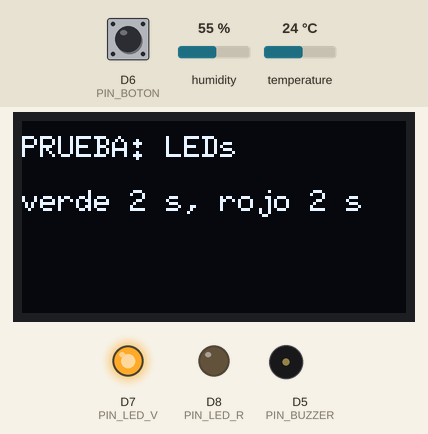
The sketch below on a simulated ESP8266 (NodeMCU). Shown: 128×64 one-colour display, output pins drawn as LEDs (lit = HIGH), buzzer (waves = sounding, pin HIGH). The inputs (shaded band) are chosen by the test bench; at power-on: D6 (PIN_BOTON) HIGH, humidity 55 %, temperature 24 °C. What the sketch prints to the serial monitor is not drawn.

Above: at 0.5 s.
At 4.5 s:
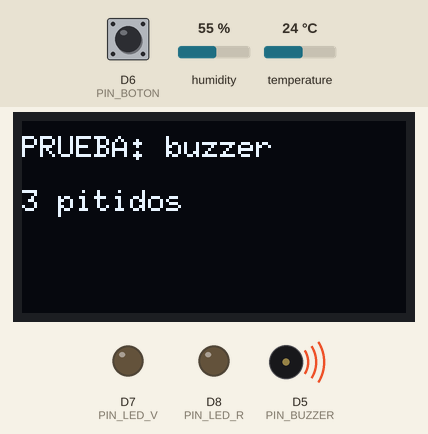
At 7.3 s:
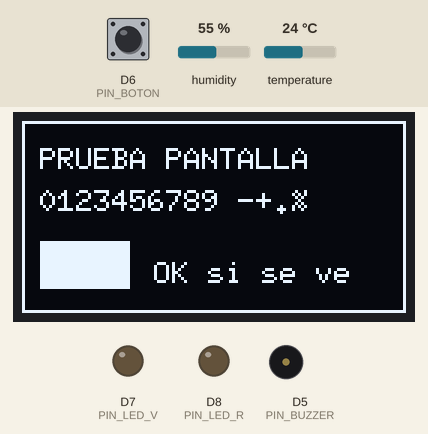
At 9.8 s:
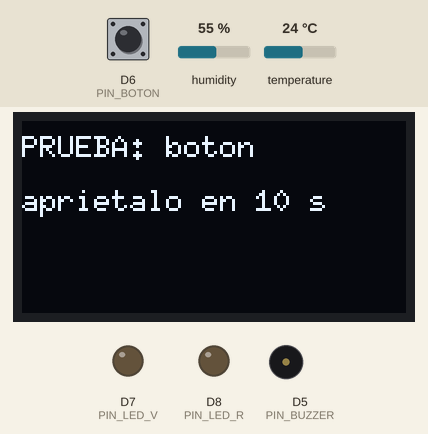
At 20.46 s:
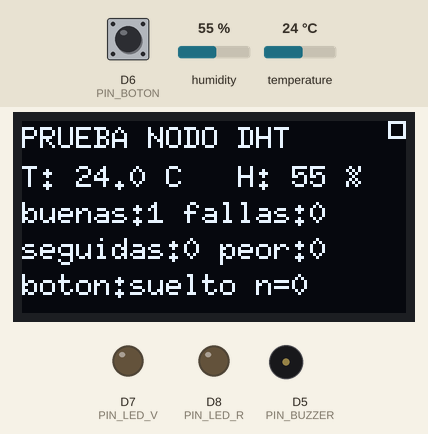
At 38.97 s:
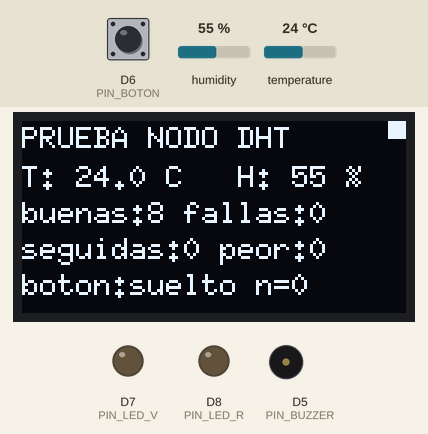
Timing chart, 0 to 40.0 s (numbered marks = the images above):
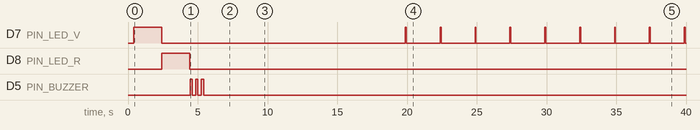

The sketch:

prueba_nodo_dht.ino
```cpp
// Argos · PRUEBA COMPLETA DEL NODO dht (no es el firmware del nodo; no usa WiFi ni el servidor).
// Placa: NodeMCU 1.0 (ESP-12E Module). Monitor serie: 115200 baudios, "Ambos NL & CR" o "Nueva línea".
// Librerías: las mismas del nodo: "DHT sensor library" (Adafruit) y "U8g2".
//
// Qué hace:
//   1. Prueba guiada al arrancar: LED verde, LED rojo, buzzer, pantalla y botón.
//   2. Después se queda vigilando el DHT22 cada 2.5 s, cuenta lecturas buenas y fallidas y lo muestra en la
//      pantalla y en el monitor serie. Sirve para la "prueba de meneo": mueve un cable a la vez y mira si
//      sube el contador de fallas. El cable que hace fallar el DHT22 es el del falso contacto.
//
// Conexiones que prueba (las del nodo dht, CLAUDE.md §3):
//   DHT22 datos (out) -> D4        LED verde -> D7 (330 ohm)      Buzzer: base del 2N2222 -> D5 (1 k)
//   Botón -> D6 a GND              LED rojo  -> D8 (330 ohm)
//   OLED SSD1309 SPI: SCL D1, SDA D2, DC D3, RES D0, CS a GND, VCC 3V3
//
// Comandos por el monitor serie (escribe la letra y Enter):
//   h ayuda · l LEDs · b buzzer · o patrón de pantalla · t botón · p niveles de los pines · r reiniciar contadores
//   w prende o apaga la carga de WiFi (escanea redes sin parar, como cuando el nodo busca su red)
//   z prende o apaga el buzzer FIJO mientras se sigue leyendo el DHT22 (cuenta fallas con el buzzer sonando)

#include <DHT.h>
#include <U8g2lib.h>
#include <ESP8266WiFi.h>

constexpr uint8_t PIN_DHT = D4;
constexpr uint8_t PIN_BUZZER = D5;
constexpr uint8_t PIN_BOTON = D6;
constexpr uint8_t PIN_LED_V = D7;
constexpr uint8_t PIN_LED_R = D8;
constexpr uint8_t PIN_OLED_SCL = D1, PIN_OLED_SDA = D2, PIN_OLED_DC = D3, PIN_OLED_RES = D0;

constexpr uint32_t PERIODO_DHT_MS = 2500;  // el DHT22 admite una lectura cada 2 s
constexpr uint8_t SEGUIDAS_PARA_FALLA = 3;  // igual que el firmware: 3 fallas seguidas = "--" en pantalla

DHT dht(PIN_DHT, DHT22);
// Si la imagen sale de cabeza, cambia U8G2_R0 por U8G2_R2 (igual que en el firmware del nodo).
U8G2_SSD1309_128X64_NONAME0_F_4W_SW_SPI pantalla(U8G2_R0, PIN_OLED_SCL, PIN_OLED_SDA, U8X8_PIN_NONE, PIN_OLED_DC, PIN_OLED_RES);

uint32_t lecturasOk = 0, lecturasFallidas = 0, peorRacha = 0, rachaFallas = 0;
uint32_t ultimaLectura = 0, ultimoOk = 0, inicio = 0;
float ultT = NAN, ultH = NAN;
uint32_t pulsaciones = 0;
bool botonAntes = HIGH;
bool cargaWifi = false;
bool buzzerFijo = false;
uint32_t fallasConBuzzer = 0, lecturasConBuzzer = 0;
uint32_t fallasConWifi = 0, lecturasConWifi = 0;
uint32_t cambioBoton = 0;

// ── utilidades ──────────────────────────────────────────────────────────────
void pitido(uint16_t ms) {
  digitalWrite(PIN_BUZZER, HIGH);
  delay(ms);
  digitalWrite(PIN_BUZZER, LOW);
}

void titulo(const char* t) {
  Serial.println();
  Serial.println(F("------------------------------------------------------------"));
  Serial.println(t);
  Serial.println(F("------------------------------------------------------------"));
}

void mensajePantalla(const char* l1, const char* l2 = "", const char* l3 = "") {
  pantalla.clearBuffer();
  pantalla.setFont(u8g2_font_6x10_tf);
  pantalla.drawStr(0, 12, l1);
  pantalla.drawStr(0, 30, l2);
  pantalla.drawStr(0, 48, l3);
  pantalla.sendBuffer();
}

// ── pruebas ─────────────────────────────────────────────────────────────────
void probarLeds() {
  titulo("PRUEBA 1 · LEDs");
  mensajePantalla("PRUEBA: LEDs", "verde 2 s, rojo 2 s");
  Serial.println(F("Se enciende el LED VERDE 2 s..."));
  digitalWrite(PIN_LED_V, HIGH); delay(2000); digitalWrite(PIN_LED_V, LOW);
  Serial.println(F("Se enciende el LED ROJO 2 s..."));
  digitalWrite(PIN_LED_R, HIGH); delay(2000); digitalWrite(PIN_LED_R, LOW);
  Serial.println(F("-> Si alguno no encendio: revisa su resistencia de 330 ohm y la polaridad"));
  Serial.println(F("   (pata larga al lado de la resistencia, pata corta a GND). Si enciende muy tenue,"));
  Serial.println(F("   revisa que la resistencia sea de 330 ohm (naranja, naranja, cafe)."));
}

void probarBuzzer() {
  titulo("PRUEBA 2 · BUZZER");
  mensajePantalla("PRUEBA: buzzer", "3 pitidos");
  Serial.println(F("Deben sonar 3 pitidos cortos..."));
  for (int i = 0; i < 3; i++) { pitido(150); delay(250); }
  Serial.println(F("-> Si no sono: revisa el 2N2222 (emisor a GND, colector al - del buzzer),"));
  Serial.println(F("   la resistencia de 1 k entre D5 y la base, y que el + del buzzer vaya a 5 V."));
}

void probarPantalla() {
  titulo("PRUEBA 3 · PANTALLA");
  Serial.println(F("La pantalla se pone toda blanca 1.5 s, luego un marco con texto y un cuadro."));
  pantalla.clearBuffer();
  pantalla.drawBox(0, 0, 128, 64);
  pantalla.sendBuffer();
  delay(1500);
  pantalla.clearBuffer();
  pantalla.drawFrame(0, 0, 128, 64);
  pantalla.setFont(u8g2_font_6x10_tf);
  pantalla.drawStr(6, 16, "PRUEBA PANTALLA");
  pantalla.drawStr(6, 30, "0123456789 -+.%");
  pantalla.drawBox(6, 40, 30, 16);
  pantalla.drawStr(44, 54, "OK si se ve");
  pantalla.sendBuffer();
  delay(2500);
  Serial.println(F("-> Si se vio completa y sin rayas: la pantalla esta bien."));
  Serial.println(F("   Si no prende: revisa VCC (3V3), GND, CS a GND y RES en D0."));
  Serial.println(F("   Si sale basura o se corta: revisa SCL (D1), SDA (D2) y DC (D3)."));
  Serial.println(F("   Si sale de cabeza: cambia U8G2_R0 por U8G2_R2 en el programa."));
}

void probarBoton() {
  titulo("PRUEBA 4 · BOTON");
  mensajePantalla("PRUEBA: boton", "aprietalo en 10 s");
  Serial.println(F("Aprieta el boton en los proximos 10 s..."));
  uint32_t t0 = millis();
  bool visto = false;
  while (millis() - t0 < 10000) {
    if (digitalRead(PIN_BOTON) == LOW) { visto = true; break; }
    delay(10);
    yield();
  }
  if (visto) {
    Serial.println(F("-> BIEN: el boton se detecto."));
    pitido(80);
  } else {
    Serial.println(F("-> NO se detecto. Revisa que el boton vaya de D6 a GND (patas en lados opuestos)."));
  }
  while (digitalRead(PIN_BOTON) == LOW) { delay(10); yield(); }  // espera a que lo suelte
}

void nivelesPines() {
  titulo("NIVELES DE LOS PINES (sin tocar nada)");
  pinMode(PIN_DHT, INPUT);
  delay(5);
  int dhtNivel = digitalRead(PIN_DHT);
  Serial.printf("D4 (datos del DHT22) en reposo: %s\n", dhtNivel ? "ALTO (bien: el pull-up funciona)" :
                "BAJO (mal: cable suelto a +3V3, sin resistencia pull-up o sensor sin alimentacion)");
  Serial.printf("D6 (boton) en reposo: %s\n", digitalRead(PIN_BOTON) ? "ALTO (bien, suelto)" :
                "BAJO (apretado o en corto a GND)");
  dht.begin();  // devuelve el pin al estado que usa la libreria
}

void ayuda() {
  titulo("COMANDOS");
  Serial.println(F("h ayuda | l LEDs | b buzzer | o pantalla | t boton | p niveles de pines | r reiniciar contadores"));
  Serial.println(F("w carga de WiFi: compara las fallas del DHT22 con el radio prendido y apagado"));
  Serial.println(F("z buzzer FIJO: suena sin parar mientras lee el DHT22; z otra vez lo apaga y dice cuantas fallaron"));
  Serial.println(F("PRUEBA DE MENEO: con el nodo vigilando, mueve suavemente UN cable a la vez (DHT22: +, out, -)"));
  Serial.println(F("y mira si sube FALLAS. Si sube al mover un cable, ese es el falso contacto."));
}

// ── vigilancia continua del DHT22 ───────────────────────────────────────────
void leerDht() {
  bool ok = dht.read(true);  // fuerza una lectura nueva
  float t = dht.readTemperature();
  float h = dht.readHumidity();
  bool valida = ok && !isnan(t) && !isnan(h) && t >= -10 && t <= 60 && h >= 0 && h <= 100;
  if (cargaWifi) { lecturasConWifi++; if (!valida) fallasConWifi++; }
  if (buzzerFijo) { lecturasConBuzzer++; if (!valida) fallasConBuzzer++; }
  if (valida) {
    lecturasOk++;
    rachaFallas = 0;
    ultimoOk = millis();
    ultT = t; ultH = h;
    digitalWrite(PIN_LED_V, HIGH); delay(60); digitalWrite(PIN_LED_V, LOW);  // destello verde = lectura buena
  } else {
    lecturasFallidas++;
    rachaFallas++;
    if (rachaFallas > peorRacha) peorRacha = rachaFallas;
  }
  uint32_t total = lecturasOk + lecturasFallidas;
  float pct = total ? 100.0f * lecturasOk / total : 0;
  if (valida) {
    Serial.printf("[dht] OK     T=%.1f C  H=%.1f %%   buenas=%lu fallas=%lu (%.0f%% bien)\n",
                  t, h, (unsigned long)lecturasOk, (unsigned long)lecturasFallidas, pct);
  } else {
    Serial.printf("[dht] FALLA  (%s)  seguidas=%lu  buenas=%lu fallas=%lu (%.0f%% bien)%s\n",
                  ok ? "valor fuera de rango" : "el sensor no respondio",
                  (unsigned long)rachaFallas, (unsigned long)lecturasOk, (unsigned long)lecturasFallidas, pct,
                  rachaFallas >= SEGUIDAS_PARA_FALLA ? "  <- aqui el nodo mostraria \"--\"" : "");
  }
}

void dibujarEstado() {
  char l[32];
  pantalla.clearBuffer();
  pantalla.setFont(u8g2_font_6x10_tf);
  pantalla.drawStr(0, 9, "PRUEBA NODO DHT");
  if (rachaFallas >= SEGUIDAS_PARA_FALLA || isnan(ultT)) {
    pantalla.drawStr(0, 22, "T: --.- C   H: -- %");
  } else {
    snprintf(l, sizeof l, "T: %.1f C   H: %.0f %%", ultT, ultH);
    pantalla.drawStr(0, 22, l);
  }
  snprintf(l, sizeof l, "buenas:%lu fallas:%lu", (unsigned long)lecturasOk, (unsigned long)lecturasFallidas);
  pantalla.drawStr(0, 34, l);
  snprintf(l, sizeof l, "seguidas:%lu peor:%lu", (unsigned long)rachaFallas, (unsigned long)peorRacha);
  pantalla.drawStr(0, 46, l);
  snprintf(l, sizeof l, "boton:%s n=%lu", digitalRead(PIN_BOTON) == LOW ? "APRETADO" : "suelto", (unsigned long)pulsaciones);
  pantalla.drawStr(0, 58, l);
  pantalla.drawFrame(122, 0, 6, 6);  // cuadrito que parpadea: si se congela, la pantalla dejo de recibir datos
  if ((millis() / 500) % 2) pantalla.drawBox(122, 0, 6, 6);
  pantalla.sendBuffer();
}

void atenderBoton() {
  bool ahora = digitalRead(PIN_BOTON);
  if (ahora != botonAntes && millis() - cambioBoton > 40) {
    cambioBoton = millis();
    botonAntes = ahora;
    if (ahora == LOW) {
      pulsaciones++;
      Serial.printf("[boton] apretado (vez %lu)\n", (unsigned long)pulsaciones);
      pitido(40);
    }
  }
}

void atenderComandos() {
  while (Serial.available()) {
    char c = Serial.read();
    switch (c) {
      case 'h': ayuda(); break;
      case 'l': probarLeds(); break;
      case 'b': probarBuzzer(); break;
      case 'z':
        buzzerFijo = !buzzerFijo;
        digitalWrite(PIN_BUZZER, buzzerFijo ? HIGH : LOW);
        if (buzzerFijo) {
          lecturasConBuzzer = fallasConBuzzer = 0;
          Serial.println(F("[buzzer] FIJO: sonando sin parar. Mira si salen FALLAS o si el nodo se reinicia. z para apagar."));
        } else {
          Serial.printf("[buzzer] apagado. Con el buzzer sonando: %lu lecturas, %lu fallas\n",
                        (unsigned long)lecturasConBuzzer, (unsigned long)fallasConBuzzer);
        }
        break;
      case 'o': probarPantalla(); break;
      case 't': probarBoton(); break;
      case 'p': nivelesPines(); break;
      case 'w':
        cargaWifi = !cargaWifi;
        if (cargaWifi) {
          WiFi.mode(WIFI_STA);
          WiFi.scanNetworks(true);
          Serial.println(F("[wifi] carga de radio PRENDIDA: escanea redes sin parar"));
        } else {
          WiFi.scanDelete();
          WiFi.mode(WIFI_OFF);
          Serial.printf("[wifi] carga APAGADA. Con el radio prendido: %lu lecturas, %lu fallas\n",
                        (unsigned long)lecturasConWifi, (unsigned long)fallasConWifi);
        }
        break;
      case 'r':
        lecturasOk = lecturasFallidas = peorRacha = rachaFallas = pulsaciones = 0;
        Serial.println(F("[ok] contadores en cero"));
        break;
      default: break;
    }
  }
}

void setup() {
  pinMode(PIN_LED_V, OUTPUT); digitalWrite(PIN_LED_V, LOW);
  pinMode(PIN_LED_R, OUTPUT); digitalWrite(PIN_LED_R, LOW);
  pinMode(PIN_BUZZER, OUTPUT); digitalWrite(PIN_BUZZER, LOW);
  pinMode(PIN_BOTON, INPUT_PULLUP);
  WiFi.persistent(false);
  WiFi.mode(WIFI_OFF);  // sin radio, salvo con el comando w
  Serial.begin(115200);
  delay(300);
  pantalla.begin();
  dht.begin();
  inicio = millis();

  titulo("ARGOS · PRUEBA COMPLETA DEL NODO dht");
  Serial.printf("Motivo del ultimo reinicio: %s\n", ESP.getResetReason().c_str());
  Serial.println(F("Mira el nodo: cada prueba dice que deberias ver u oir."));
  nivelesPines();
  probarLeds();
  probarBuzzer();
  probarPantalla();
  probarBoton();
  titulo("PRUEBA 5 · DHT22 (continua)");
  Serial.println(F("Lee el DHT22 cada 2.5 s. Destello verde = lectura buena; rojo fijo = 3 fallas seguidas."));
  ayuda();
}

void loop() {
  atenderComandos();
  if (cargaWifi && WiFi.scanComplete() >= 0) { WiFi.scanDelete(); WiFi.scanNetworks(true); }  // otra vuelta
  atenderBoton();
  if (millis() - ultimaLectura >= PERIODO_DHT_MS) {
    ultimaLectura = millis();
    leerDht();
  }
  digitalWrite(PIN_LED_R, rachaFallas >= SEGUIDAS_PARA_FALLA ? HIGH : LOW);
  static uint32_t ultimoDibujo = 0;
  if (millis() - ultimoDibujo >= 250) {
    ultimoDibujo = millis();
    dibujarEstado();
  }
  static uint32_t ultimoResumen = 0;
  if (millis() - ultimoResumen >= 60000) {
    ultimoResumen = millis();
    uint32_t total = lecturasOk + lecturasFallidas;
    Serial.printf("[resumen] %lu min: %lu lecturas, %lu fallas, peor racha %lu seguidas\n",
                  (unsigned long)((millis() - inicio) / 60000), (unsigned long)total,
                  (unsigned long)lecturasFallidas, (unsigned long)peorRacha);
  }
}
```

Measured:
- by itself, D7 (PIN_LED_V): repeats every 2.5 s: HIGH 0.06 s, LOW 2.4 s
- what the display in image 0 shows lasts 4.1 s, from 0.4 s to 4.5 s
- what the display in image 1 shows lasts 1.2 s, from 4.5 s to 5.7 s
- what the display in image 2 shows lasts 2.6 s, from 7.2 s to 9.8 s
- what the display in image 3 shows lasts 10.2 s, from 9.8 s to 20.0 s
- what the display in image 4 shows lasts 0.5 s, from 20.2 s to 20.7 s
